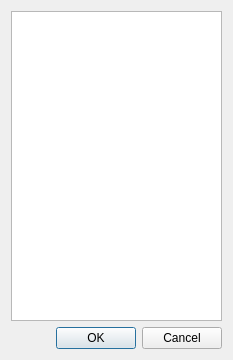
<?xml version="1.0" encoding="UTF-8"?>
<ui version="4.0">
 <class>Dialog</class>
 <widget class="QDialog" name="Dialog">
  <property name="geometry">
   <rect>
    <x>0</x>
    <y>0</y>
    <width>233</width>
    <height>360</height>
   </rect>
  </property>
  <property name="windowTitle">
   <string>Dialog</string>
  </property>
  <layout class="QVBoxLayout" name="verticalLayout">
   <item>
    <widget class="QListWidget" name="listWidget"/>
   </item>
   <item>
    <widget class="QDialogButtonBox" name="buttonBox">
     <property name="orientation">
      <enum>Qt::Horizontal</enum>
     </property>
     <property name="standardButtons">
      <set>QDialogButtonBox::Cancel|QDialogButtonBox::Ok</set>
     </property>
    </widget>
   </item>
  </layout>
 </widget>
 <resources/>
 <connections>
  <connection>
   <sender>buttonBox</sender>
   <signal>accepted()</signal>
   <receiver>Dialog</receiver>
   <slot>accept()</slot>
   <hints>
    <hint type="sourcelabel">
     <x>248</x>
     <y>254</y>
    </hint>
    <hint type="destinationlabel">
     <x>157</x>
     <y>274</y>
    </hint>
   </hints>
  </connection>
  <connection>
   <sender>buttonBox</sender>
   <signal>rejected()</signal>
   <receiver>Dialog</receiver>
   <slot>reject()</slot>
   <hints>
    <hint type="sourcelabel">
     <x>316</x>
     <y>260</y>
    </hint>
    <hint type="destinationlabel">
     <x>286</x>
     <y>274</y>
    </hint>
   </hints>
  </connection>
 </connections>
</ui>
